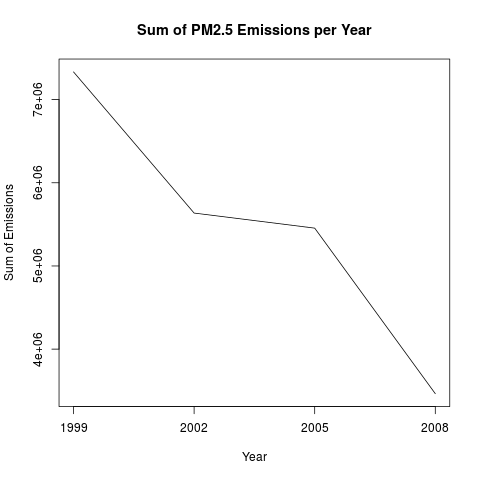

Recreate this plot in R.
get.sums <- function()
    {
        source("./functions.r")
        pm25 <- save.load.full.data()
        if (length(pm25) == 0)
            {
                get.data.files.ready()
                pm25 <- save.load.full.data()
            }
        sum.pm25.emi <- make.year.table(pm25)
        return(sum.pm25.emi)
    }

draw.plot.1 <- function(sum.pm25.emi,to.png=T) {
    if (to.png==T)
        png("plot1.png")
    plot(sum.pm25.emi$year,sum.pm25.emi$emissions,
         main="Sum of PM2.5 Emissions per Year",
         ylab="Sum of Emissions",
         xlab="Year",xaxt = "n", type="n")
    axis(1,at=sum.pm25.emi$year,labels=sum.pm25.emi$year)
    lines(sum.pm25.emi$year,sum.pm25.emi$emissions)
    if (to.png==T)
        dev.off()
}

sum.pm25.emi <- get.sums()
draw.plot.1(sum.pm25.emi)
